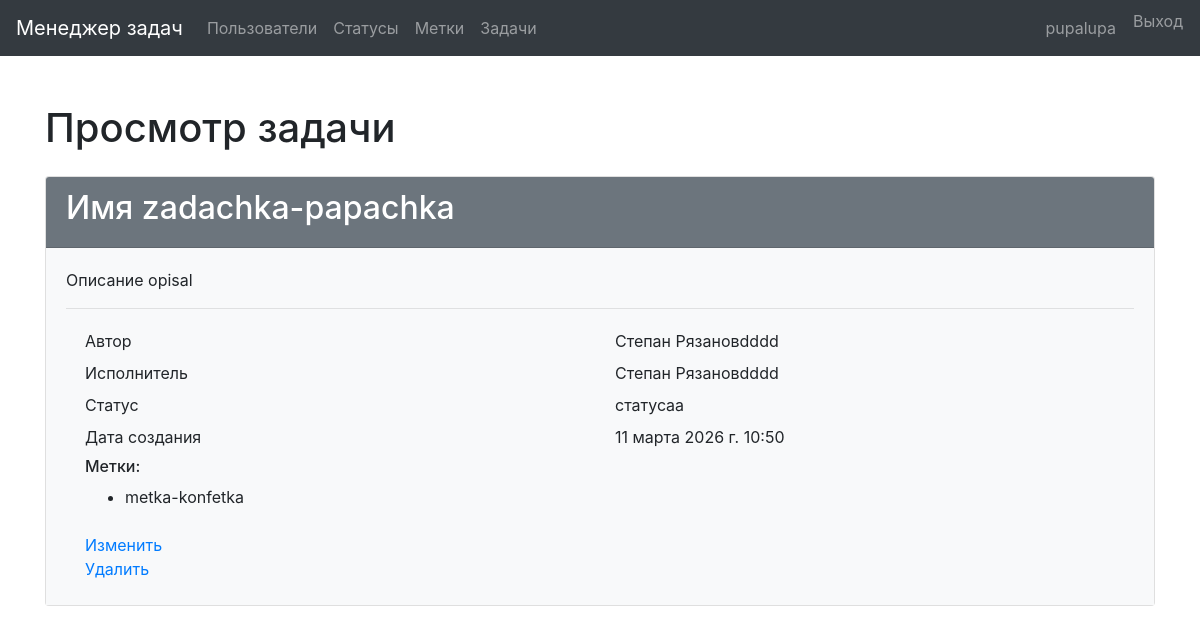
/tasks/2/ (signed in), run on the app's committed database.
### users/models.py (models this page shows)
class User(AbstractUser):
    def __str__(self):
        return self.get_full_name()

### tasks/models.py (models this page shows, shortened)
class Task(models.Model):
    name = models.CharField(max_length=255, blank=False, unique=True)
    description = models.TextField(max_length=255, blank=True)
    author = models.ForeignKey(
        User,
        on_delete=models.PROTECT,
        related_name="author",
        blank=False,
        null=False,
    )
    executor = models.ForeignKey(
        User, on_delete=models.PROTECT, blank=True, null=True
    )
    status = models.ForeignKey(Status, on_delete=models.PROTECT, blank=False)
    labels = models.ManyToManyField(
        Label, through="TaskLabel", blank=True
    )
    created_at = models.DateTimeField(auto_now_add=True)

### statuses/models.py (models this page shows)
class Status(models.Model):
    name = models.CharField(max_length=255, unique=True)
    created_at = models.DateTimeField(auto_now_add=True)
    updated_at = models.DateTimeField(auto_now=True)
    def __str__(self):
        return self.name

### labels/models.py (models this page shows)
class Label(models.Model):
    name = models.CharField(max_length=255, null=False, blank=False)
    created_at = models.DateTimeField(auto_now_add=True)
    def __str__(self):
        return self.name

### tasks/views.py (the view)
# urls.py: path("<int:pk>/", TaskDetail.as_view(), name="detail"),
class TaskDetail(LoginRequiredMixin, DetailView):
    model = Task
    template_name = os.path.join("tasks", "detail.html")
    extra_context = {
        "title": "Просмотр задачи",
        "author": "Автор",
        "executor": "Исполнитель",
        "status": "Статус",
        "created": "Дата создания",
        "labels": "Метки",
        "edit": "Изменить",
        "delete": "Удалить",
    }
    permission_denied_message = settings.LOGIN_REQUIRED_MESSAGE

### tasks/templates/tasks/detail.html (shortened to what this page needs)
{% extends 'base.html' %}
{% load bootstrap4 %}
{% block content %}
    <form method="post">
        <h1 class="my-4"> {{ title }}</h1>
        <div class = "card">
            <div class="card-header bg-secondary text-white">
                <h2>Имя {{ task.name }}</h2>
            </div>
            <div class="card-body bg-light">
                <p>Описание {{ task.description }}</p>
                <hr>
                <div class="container">
                    <div class="row p-1">
                        <div class="col">{{ author }}</div>
                        <div class="col">{{ task.author }}</div>
                    </div>
                    <div class="row p-1">
                        <div class="col">{{ executor }}</div>
                        <div class="col">{{ task.executor }}</div>
                    </div>
                    <div class="row p-1">
                        <div class="col">{{ status }}</div>
                        <div class="col">{{ task.status }}</div>
                    </div>
                    <div class="row p-1">
                        <div class="col">{{ created }}</div>
                        <div class="col">{{ task.created_at }}</div>
                    </div>
                    <div class="row p-1">
                        <div class="col">
                            <h6>{{ labels }}:</h6>
                        <ul>
                        {% for label in task.labels.all %}
                        <li> {{ label }} </li>
                            {% empty %}
                            Нет меток
                        {% endfor %}
                        </ul>
                        </div>
                    </div>
                    <div class="row p-1">
                        <div class="col">
                            <a href="{% url 'tasks:update' task.id %}">{{ edit }}</a>
                        <br>
                            <a href="{% url 'tasks:delete' task.id %}">{{ delete }}</a>
                    </div>
                </div>
            </div>
        </div>
    </form>
{% endblock %}

### task_manager/templates/base.html (shortened to what this page needs)
<!DOCTYPE HTML>
<html lang="en">
<head>
    {% load bootstrap4 %}
    {% bootstrap_css %}
    {% load static %}
</head>
<body>
<nav class="navbar navbar-expand-md navbar-dark bg-dark fixed-top">
    <a class="navbar-brand" href="{% url 'home' %}">Менеджер задач</a>
    <div class="collapse navbar-collapse" id="navbarsExampleDefault">
        <ul class="navbar-nav mr-auto">
            <li class="nav-item">
                <a class="nav-link" href="{% url 'users:users' %}">Пользователи</a>
            </li>
        {% if request.user.is_authenticated %}
            <li class="nav-item">
                <a class="nav-link" href="{% url 'statuses:index' %}">Статусы</a>
            </li>
            <li class="nav-item">
                <a class="nav-link" href="{% url 'labels:index' %}">Метки</a>
            </li>
            <li class="nav-item">
                <a class="nav-link" href="{% url 'tasks:index' %}">Задачи</a>
            </li>
        {% endif %}
        </ul>
        {% if request.user.is_authenticated %}
        <ul class="navbar-nav my-2 my-lg-0">
            <li class="nav-item mr-sm-2">
                <a class="nav-link" href="{% url 'home' %}">{{ request.user.username }}</a>
            </li>
            <form method="post" action="{% url 'logout' %}" class="d-inline">
                <button type="submit" class="nav-link btn btn-link p-0">Выход</button>
            </form>
        </ul>
        {% endif %}
    </div>
</nav>
<main role="main" class="container">
    {% block content %}
    {% endblock %}
</main>
</body>
</html>

### task_manager/templates/base.html (style rules this page uses)
body { padding-top: 5rem; }

### data on the page
User: user.username "pupalupa"
Task: name "zadachka-papachka", description "opisal", author "Степан Рязановdddd", executor "Степан Рязановdddd", status "статусaa", created_at "11 марта 2026 г. 10:50"
Label: name "metka-konfetka"

### other printed values
{{ title }} "Просмотр задачи"
{{ author }} "Автор"
{{ executor }} "Исполнитель"
{{ status }} "Статус"
{{ created }} "Дата создания"
{{ labels }} "Метки"
{{ edit }} "Изменить"
{{ delete }} "Удалить"
